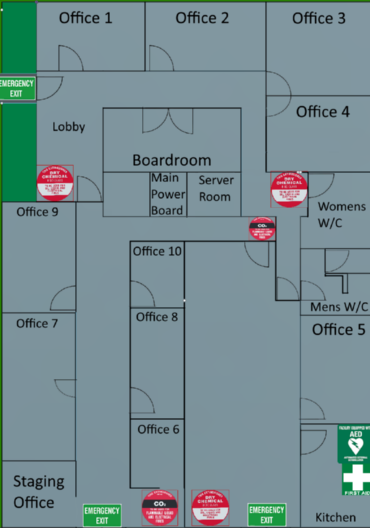
#> input picture server/map.png, 370 x 528 px
$ python ble_gateway_calibrate.py
#> lines starting #> are read from the running program, lines starting #| are printed output that depends on the picture
#!/usr/bin/env python3
"""
BLE Gateway MQTT Listener + Trilateration + Map Overlay

Map scaling workflow:
  1. Place your map PNG in the same folder as this script
  2. Set MAP_FILE to the filename below
  3. Run the script — it opens in MAP SCALING MODE first
  4. Click two known points on the map (e.g. two corners of the room)
  5. Enter the real distance between those points in metres
  6. The map is now scaled — drag gateways to their real positions

Calibration:
  'c' = calibration mode, click map to set position, SPACE to record
  'f' = fit TX_POWER and PATH_LOSS_EXP from recorded points
  'r' = reset calibration
  'q' = quit

Setup:
    pip install paho-mqtt matplotlib numpy scipy pillow
"""

import json
import threading
import os
from datetime import datetime
from collections import deque

import numpy as np
from scipy.optimize import minimize, curve_fit
import matplotlib.pyplot as plt
import matplotlib.animation as animation
import matplotlib.patches as mpatches
from matplotlib.widgets import Button
import paho.mqtt.client as mqtt

try:
    from PIL import Image
    PIL_AVAILABLE = True
except ImportError:
    PIL_AVAILABLE = False
    print("[WARN] Pillow not installed — map overlay disabled. Run: pip install pillow")

# ─── EDIT THESE ───────────────────────────────────────────────────────────────

BROKER_HOST = "192.168.115.49"
BROKER_PORT  = 1883
BROKER_USER  = ""
BROKER_PASS  = ""

TARGET_MAC = "e7eabd18a8c3"

# Put your map PNG in the same folder and set the filename here
MAP_FILE = "map.png"

# Initial gateway positions in metres (will be overwritten by drag/cal file)
GATEWAY_POSITIONS = {
    "ac233fc25932": [3.6, 20.5],
    "ac233fc26ecb": [15.4, 19.9],
    "ac233fc26ecc": [16.0, 4.2],
}

# Room size — will be updated after map scaling
ROOM_W = 18
ROOM_H = 23

TX_POWER      = -59
PATH_LOSS_EXP = 2.5

SMOOTH_N  = 20
MAX_TRAIL = 30
CAL_FILE  = "cal_data.json"

# ──────────────────────────────────────────────────────────────────────────────

data_lock   = threading.Lock()
rssi_data   = {gw: deque(maxlen=60)       for gw in GATEWAY_POSITIONS}
rssi_smooth = {gw: deque(maxlen=SMOOTH_N) for gw in GATEWAY_POSITIONS}
pos_trail   = deque(maxlen=MAX_TRAIL)

GATEWAY_IDS = list(GATEWAY_POSITIONS.keys())
COLORS      = ["#2196F3", "#4CAF50", "#F44336"]
GW_COLORS   = {gid: COLORS[i] for i, gid in enumerate(GATEWAY_IDS)}

cal_params     = {"tx_power": TX_POWER, "path_loss_exp": PATH_LOSS_EXP}
cal_mode       = False
cal_click_pos  = None
cal_points     = []

# Map scaling state
map_scale_mode    = False
map_scale_clicks  = []   # list of (x_metres, y_metres) — 2 clicks needed
map_scale_pixels  = []   # pixel coords of the 2 clicks
map_image         = None
map_extent        = None  # [xmin, xmax, ymin, ymax] in metres

# ─── CALIBRATION SAVE/LOAD ───────────────────────────────────────────────────

# [13 lines left out: function save_calibration, not called in this run]


def load_calibration():
    global cal_points, ROOM_W, ROOM_H, map_extent
    if not os.path.exists(CAL_FILE):
        print("[CAL] No calibration file found, using defaults")
        return
    try:
        with open(CAL_FILE) as f:
            data = json.load(f)
        cal_params["tx_power"]      = data.get("tx_power",      TX_POWER)
        cal_params["path_loss_exp"] = data.get("path_loss_exp", PATH_LOSS_EXP)
        cal_points = data.get("cal_points", [])
        for gid, pos in data.get("gateway_positions", {}).items():
            if gid in GATEWAY_POSITIONS:
                GATEWAY_POSITIONS[gid] = pos
        ROOM_W     = data.get("room_w", ROOM_W)
        ROOM_H     = data.get("room_h", ROOM_H)
        map_extent = data.get("map_extent", None)
        print(f"[CAL] Loaded: TX={cal_params['tx_power']}  n={cal_params['path_loss_exp']}  points={len(cal_points)}")
    except Exception as e:
        print(f"[CAL] Load error: {e}")

# ─── PATH LOSS ────────────────────────────────────────────────────────────────

def rssi_to_distance(rssi):
    d = 10 ** ((cal_params["tx_power"] - rssi) / (10.0 * cal_params["path_loss_exp"]))
    return max(0.01, d)


# [25 lines left out: function fit_path_loss, not called in this run]

# ─── TRILATERATION ────────────────────────────────────────────────────────────

def trilaterate(distances):
    gws = [(gid, distances[gid]) for gid in distances if distances[gid] is not None]
    if len(gws) < 2:
        return None
    # [7 lines left out: function error, not called in this run]
    x0 = np.mean([GATEWAY_POSITIONS[gid][0] for gid, _ in gws])
    y0 = np.mean([GATEWAY_POSITIONS[gid][1] for gid, _ in gws])
    result = minimize(error, [x0, y0], method="Nelder-Mead",
                      options={"xatol": 0.01, "fatol": 0.01, "maxiter": 1000})
    x = max(0, min(ROOM_W, result.x[0]))
    y = max(0, min(ROOM_H, result.x[1]))
    return (x, y)

# ─── MQTT ─────────────────────────────────────────────────────────────────────

def make_mqtt_client(gateway_id):
    # [29 lines left out: functions on_connect, on_message, not called in this run]

    client = mqtt.Client(
        mqtt.CallbackAPIVersion.VERSION2,
        client_id=f"listener-{gateway_id}"
    )
    client.on_connect = on_connect
    client.on_message = on_message
    if BROKER_USER:
        client.username_pw_set(BROKER_USER, BROKER_PASS)
    return client


def start_mqtt():
    for gw_id in GATEWAY_IDS:
        c = make_mqtt_client(gw_id)
        try:
            c.connect(BROKER_HOST, BROKER_PORT, keepalive=60)
            c.loop_start()
        except Exception as e:
            print(f"[{gw_id}] connection error: {e}")

# ─── DRAGGABLE GATEWAY ────────────────────────────────────────────────────────

class DraggableGateway:
    def __init__(self, point, annotation, gateway_id):
        self.point      = point
        self.annotation = annotation
        self.gateway_id = gateway_id
        self.dragging   = False
        fig.canvas.mpl_connect("button_press_event",   self.on_press)
        fig.canvas.mpl_connect("button_release_event", self.on_release)
        fig.canvas.mpl_connect("motion_notify_event",  self.on_motion)

    def _click_radius(self):
        return max(ROOM_W, ROOM_H) * 0.05

    # [25 lines left out: functions on_press, on_release, on_motion, not called in this run]

# ─── MATPLOTLIB LAYOUT ────────────────────────────────────────────────────────

fig = plt.figure(figsize=(14, 7), facecolor="#0d1117")
gs  = fig.add_gridspec(3, 2, width_ratios=[1, 1.5], hspace=0.55, wspace=0.35,
                       left=0.06, right=0.97, top=0.92, bottom=0.1)

rssi_axes = [fig.add_subplot(gs[i, 0]) for i in range(3)]
pos_ax    = fig.add_subplot(gs[:, 1])

fig.suptitle(
    "BLE Monitor  |  'm'=scale map  'c'=calibrate  'space'=record  'f'=fit  'r'=reset  'q'=quit",
    color="#58a6ff", fontsize=9, fontfamily="monospace", y=0.98
)

rssi_lines, rssi_text = [], []
for i, (ax, gw_id) in enumerate(zip(rssi_axes, GATEWAY_IDS)):
    ax.set_facecolor("#161b22")
    ax.set_ylim(-100, -10)
    ax.set_xlim(0, 60)
    ax.set_title(f"GW{i+1}  {gw_id[-4:]}", color=COLORS[i],
                 fontsize=8, fontfamily="monospace", pad=3)
    ax.tick_params(colors="#484f58", labelsize=7)
    ax.set_ylabel("dBm", color="#484f58", fontsize=7, fontfamily="monospace")
    for spine in ax.spines.values():
        spine.set_edgecolor("#21262d")
    ax.grid(True, color="#21262d", linewidth=0.5)
    ax.set_xticks([])
    line, = ax.plot([], [], color=COLORS[i], linewidth=1.5)
    rssi_lines.append(line)
    txt = ax.text(0.98, 0.85, "— dBm", transform=ax.transAxes,
                  color=COLORS[i], fontsize=9, fontfamily="monospace",
                  ha="right", va="top")
    rssi_text.append(txt)

pos_ax.set_facecolor("#161b22")
pos_ax.set_xlim(-0.3, ROOM_W + 0.3)
pos_ax.set_ylim(-0.3, ROOM_H + 0.3)
pos_ax.set_aspect("equal")
pos_ax.set_title("Estimated Position  (drag ■ gateways)", color="#e6edf3",
                 fontsize=8, fontfamily="monospace", pad=6)
pos_ax.tick_params(colors="#484f58", labelsize=7)
pos_ax.set_xlabel("x (m)", color="#484f58", fontsize=7, fontfamily="monospace")
pos_ax.set_ylabel("y (m)", color="#484f58", fontsize=7, fontfamily="monospace")
for spine in pos_ax.spines.values():
    spine.set_edgecolor("#21262d")
pos_ax.grid(True, color="#21262d", linewidth=0.5)

map_image_artist = None

room_rect = mpatches.FancyBboxPatch(
    (0, 0), ROOM_W, ROOM_H, boxstyle="square,pad=0",
    linewidth=1.5, edgecolor="#484f58", facecolor="none", zorder=2
)
pos_ax.add_patch(room_rect)

draggables, gw_points, gw_annots = [], {}, {}
for i, (gw_id, pos) in enumerate(GATEWAY_POSITIONS.items()):
    gx, gy = pos
    pt,  = pos_ax.plot([gx], [gy], "s", color=COLORS[i], markersize=12, zorder=10)
    ann  = pos_ax.annotate(
        f"GW{i+1}\n({gx:.1f},{gy:.1f})",
        xy=(gx, gy), xytext=(gx + 0.06, gy + 0.06),
        color=COLORS[i], fontsize=7, fontfamily="monospace", zorder=11
    )
    gw_points[gw_id] = pt
    gw_annots[gw_id] = ann

trail_scatter    = pos_ax.scatter([], [], c=[], cmap="Blues", s=20,
                                   alpha=0.5, zorder=3, vmin=0, vmax=1)
pos_dot,         = pos_ax.plot([], [], "o", color="white", markersize=12,
                                 zorder=7, markeredgecolor="#58a6ff", markeredgewidth=2)
pos_label        = pos_ax.text(0.02, 0.02, "", transform=pos_ax.transAxes,
                                 color="#e6edf3", fontsize=8, fontfamily="monospace")
status_label     = pos_ax.text(0.02, 0.96, "Press 'm' to scale map, or 'c' to calibrate",
                                 transform=pos_ax.transAxes, color="#f78166",
                                 fontsize=8, fontfamily="monospace", va="top")
cal_label        = pos_ax.text(0.98, 0.96, "", transform=pos_ax.transAxes,
                                 color="#3fb950", fontsize=8, fontfamily="monospace",
                                 va="top", ha="right")
cal_click_marker,= pos_ax.plot([], [], "+", color="#f78166",
                                 markersize=16, markeredgewidth=2, zorder=8)
scale_markers    = []
cal_pt_markers   = []
circle_artists   = []

for i, (gw_id, _) in enumerate(GATEWAY_POSITIONS.items()):
    draggables.append(DraggableGateway(gw_points[gw_id], gw_annots[gw_id], gw_id))

# ─── MAP SCALING ─────────────────────────────────────────────────────────────

def load_map_image():
    global map_image
    if not PIL_AVAILABLE:
        return
    if not os.path.exists(MAP_FILE):
        print(f"[MAP] '{MAP_FILE}' not found — place it in the same folder as this script")
        return
    map_image = np.array(Image.open(MAP_FILE))
#> map_image is the input picture: shape (528, 370, 4); mean R, G, B, A 117.2, 140.9, 145.7, 254.9
    print(f"[MAP] Loaded '{MAP_FILE}'  size={map_image.shape[1]}x{map_image.shape[0]}px")
#| [MAP] Loaded 'map.png'  size=370x528px
#| Map     : map.png ✓ loaded


# [214 lines left out: functions apply_map_to_axes, on_click, finish_map_scale, on_key, not called in this run]


fig.canvas.mpl_connect("key_press_event",    on_key)
fig.canvas.mpl_connect("button_press_event", on_click)

# ─── ANIMATION ────────────────────────────────────────────────────────────────

def animate(frame):
    global circle_artists

    with data_lock:
        rssi_snap   = {gw: list(rssi_data[gw])   for gw in GATEWAY_IDS}
        smooth_snap = {gw: list(rssi_smooth[gw])  for gw in GATEWAY_IDS}

    for i, gw_id in enumerate(GATEWAY_IDS):
        vals = rssi_snap[gw_id]
        if vals:
            rssi_lines[i].set_data(list(range(len(vals))), vals)
            rssi_axes[i].set_xlim(0, max(60, len(vals)))
            latest = vals[-1]
            rssi_text[i].set_text(f"{latest} dBm")
            rssi_text[i].set_color(
                "#3fb950" if latest >= -60 else
                "#d29922" if latest >= -75 else "#f78166"
            )

    for c in circle_artists:
        try: c.remove()
        except: pass
    circle_artists = []

    distances = {}
    for gw_id in GATEWAY_IDS:
        vals = smooth_snap[gw_id]
        if vals:
            avg   = sum(vals) / len(vals)
            d     = rssi_to_distance(avg)
            distances[gw_id] = d
            gx, gy = GATEWAY_POSITIONS[gw_id]
            circ = plt.Circle((gx, gy), d, color=GW_COLORS[gw_id],
                               fill=False, linewidth=1, linestyle="--", alpha=0.3, zorder=2)
            pos_ax.add_patch(circ)
            circle_artists.append(circ)
        else:
            distances[gw_id] = None

    pos = trilaterate(distances)
    if pos is not None:
        x, y = pos
        with data_lock:
            pos_trail.append((x, y))
            trail = list(pos_trail)
        if len(trail) > 1:
            trail_scatter.set_offsets(np.c_[[p[0] for p in trail], [p[1] for p in trail]])
            trail_scatter.set_array(np.linspace(0, 1, len(trail)))
        pos_dot.set_data([x], [y])
        pos_label.set_text(
            f"x={x:.2f}m  y={y:.2f}m  |  TX={cal_params['tx_power']}  n={cal_params['path_loss_exp']}"
        )

    return rssi_lines + rssi_text + [pos_dot, pos_label, trail_scatter,
                                      status_label, cal_label, cal_click_marker]


if __name__ == "__main__":
    load_map_image()
    load_calibration()

    if map_image is not None and map_extent is not None:
        apply_map_to_axes()

    print(f"\nBroker  : {BROKER_HOST}:{BROKER_PORT}")
    print(f"Target  : {TARGET_MAC}")
    print(f"Map     : {MAP_FILE} {'✓ loaded' if map_image is not None else '✗ not found'}")
    print(f"TX Power: {cal_params['tx_power']}  |  Path Loss: {cal_params['path_loss_exp']}")
    print(f"Cal pts : {len(cal_points)}")
    print("-" * 50)
    print("Keys: 'm'=scale map  'c'=calibrate  'space'=record  'f'=fit  'r'=reset  'q'=quit")
    print("-" * 50)

    mqtt_thread = threading.Thread(target=start_mqtt, daemon=True)
    mqtt_thread.start()

    ani = animation.FuncAnimation(
        fig, animate, interval=500, blit=False, cache_frame_data=False
    )

    plt.show()
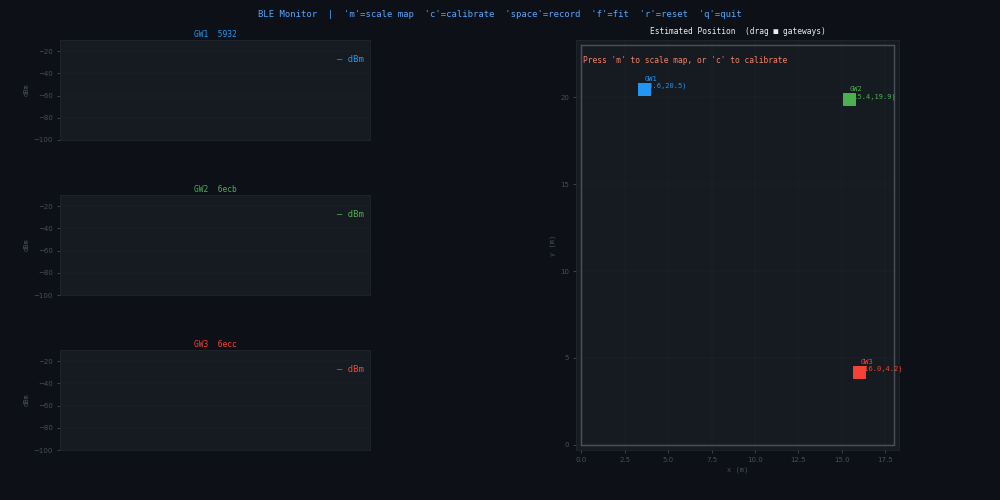
#> figure drawn by matplotlib, 4 panels
